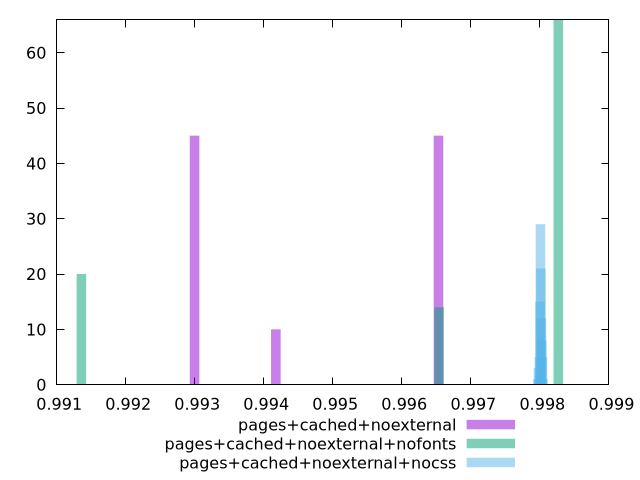

gnuplot code for this plot:
$_pagesCachedNoexternal <<EOF
1841.715908022957 45
2009.1446269341347 46
2092.8589863897237 9
EOF
$_pagesCachedNoexternalNofonts <<EOF
1471.2175049007215 66
1798.154728211993 9
1961.6233398676286 5
2125.0919515232645 20
EOF
$_pagesCachedNoexternalNocss <<EOF
1667.8230246971677 27
1666.8606340308681 11
1665.8982433645685 9
1669.747806029767 15
1664.935852698269 5
1668.7854153634673 22
1671.6725873623661 1
1673.5973686949653 1
1670.7101966960665 5
1672.6349780286657 2
1663.9734620319696 2
EOF
set key outside below
set terminal pngcairo
set output "report_00006_2020-11-02T20-21-41.718Z/interactive/interactive_pages+cached+noexternal_pages+cached+noexternal+nofonts_pages+cached+noexternal+nocss+hist.png"
set boxwidth 13.07748893245086
set style fill transparent solid 0.5 noborder
set yrange [0:66]
plot $_pagesCachedNoexternal title "pages+cached+noexternal" with boxes ,$_pagesCachedNoexternalNofonts title "pages+cached+noexternal+nofonts" with boxes ,$_pagesCachedNoexternalNocss title "pages+cached+noexternal+nocss" with boxes ,
